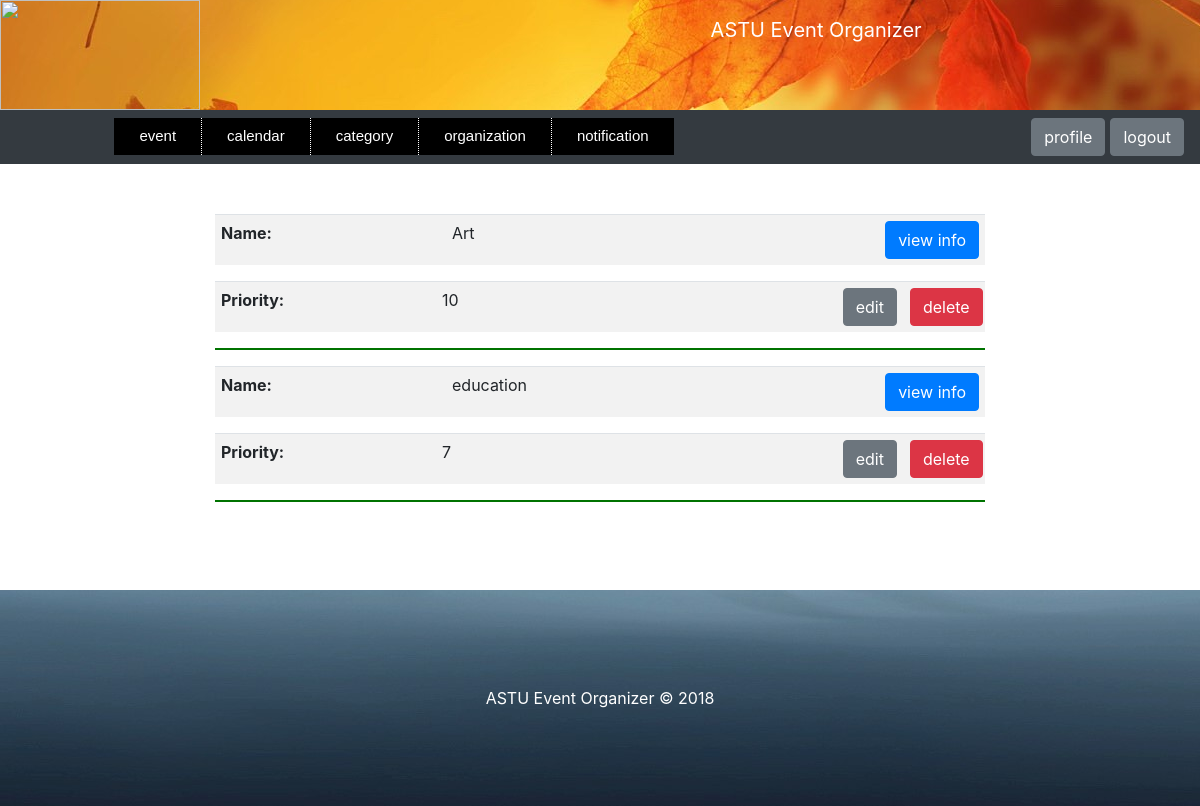
The app's page /view-interest/ (signed in) with its own data.
### event/models.py (models this page shows, shortened)
class Interest(models.Model):
    user = models.ForeignKey(User, on_delete=models.CASCADE)
    category = models.ForeignKey(Category, on_delete=models.CASCADE)
    priority = models.PositiveSmallIntegerField(default=10)
    register_date = models.DateField()
    class Meta:
        unique_together = ('user', 'category')

class Category(models.Model):
    name = models.CharField(max_length=200, unique=True)
    description = models.TextField(blank=True)
    photo = models.ImageField(upload_to='', blank=True)
    def image_tag(self):
        return mark_safe('<img src="%s" width="150" height="150"/>' % self.photo.url)
    image_tag.short_description = 'Photo'
    image_tag.allow_tags = True

### event/views.py (the view)
# urls.py: path('view-interest/', views.view_interest, name='view_interest'),
def view_interest(request):
    email = request.session.get('user_auth')
    if email:
        user = User.objects.get(email=email)
        interest = Interest.objects.filter(user=user)
        interest = sorted(interest, key=lambda x: x.priority, reverse=True)
        for i in interest:
            i.image = "Images/" + str(i.category.photo)
        return render(request, 'webpages/view_interest.html', {'interest': interest})
    else:
        raise Http404("You are not logged in.")

### event/templates/webpages/view_interest.html (shortened to what this page needs)
<!DOCTYPE html>
<html lang="en">
    <head class="header-site">
            {% include "webpages/user_homepage.html" %}
        {% load static %}
        {% load filter %}
        {% load widget_tweaks %}
        <link rel="stylesheet" href="{% static 'files/bootstrap/css/bootstrap.css' %}"  type="text/css" >
        <link rel="stylesheet" href="{% static 'files/style2.css' %}"  type="text/css" >
        <link rel="stylesheet" href="{% static 'files/style3.css' %}"  type="text/css" >
        <link rel="stylesheet" href="{% static 'files/style4.css' %}"  type="text/css" >
        <link rel="stylesheet" href="{% static 'files/style5.css' %}"  type="text/css" >
        <link rel="stylesheet" href="{% static 'files/style6.css' %}"  type="text/css" >
        <link rel="stylesheet" href="{% static 'files/style8.css' %}"  type="text/css" >
    </head>
    <body>
        <div class="container col-8">
        </div>
        <div class="container col-8">
            {% for i in interest %}
                <div>
                <table  class="table table-striped">
                    <tr>
                        <td style="width: 30%;"><strong>Name:</strong></td>
                        <td style="width: 50%;">{{i.category.name}} </td>
                        <td style="width: 20%;" align="right">
                            <input type="button"  id ="button-{{i.id}}" class="btn btn-primary"  onclick="Function({{i.id}})"
                      value="view info" ></td>
                    </tr>
                </table>
                <table class="table table-striped">
                        <tr>
                            <td style="width: 30%;"><strong>Priority:</strong></td>
                            <td style="width: 55%;">{{i.priority}} </td>
                            <td align="right" style="width: 7%;">
                            <a class="btn btn-secondary" href="{% url 'editInterest' i.id %}" style="margin-left:5%;">edit</a>
                           </td>
                            <td align="right" style="width: 8%;">
                            <a class="btn btn-danger" href="{% url 'deleteInterestConfirm' i.id %}" style="margin-left:5%;">delete</a>
                           </td>
                        </tr>
                    </table>
            </div>
             <hr>
            {% endfor %}
        </div>
    </body>
    <footer>
        {% include "webpages/footer.html" %}
    </footer>
</html>

### event/static/files/style3.css (style rules this page uses)
a.butt:link, a.back:visited, { background-color: #11aa44; color: white; }
table, th, td { border: 1px solid black; }

### event/static/files/style6.css (style rules this page uses)
.table-striped>tbody>tr>td { padding:6px; text-font:8px; }
hr { background-color: green; border-width:2px; }

### records on screen
Interest: category.name "Art", priority "10"
Interest: category.name "education", priority "7"
